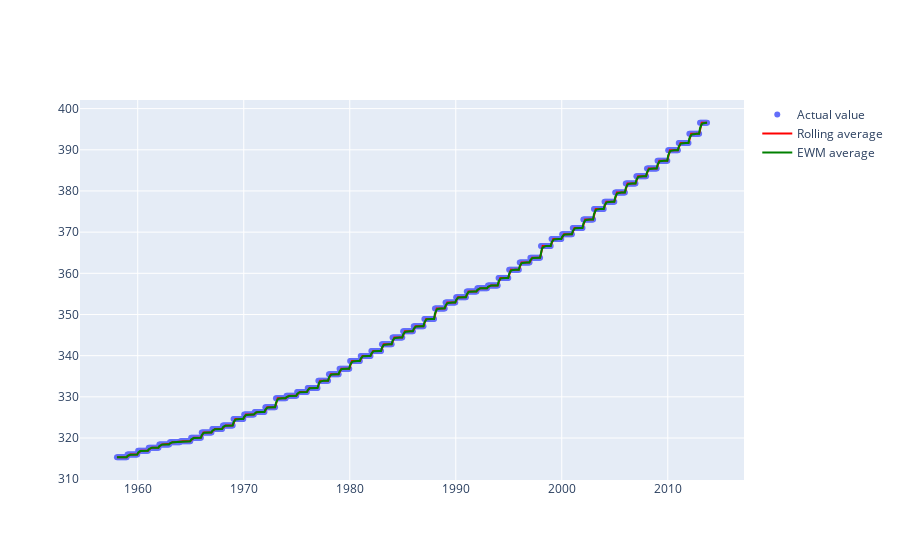

Notebook source saved alongside this figure:
### Code cell
import pandas as pd
import datetime as dt
import plotly.graph_objs as go

# Ensure the 'Carbon Dioxide (ppm)' column is numeric
country_new_temp_data["Carbon Dioxide (ppm)"] = pd.to_numeric(country_new_temp_data["Carbon Dioxide (ppm)"], errors="coerce")

# Drop rows with NaN values in the 'Carbon Dioxide (ppm)' column
country_new_temp_data = country_new_temp_data.dropna(subset=["Carbon Dioxide (ppm)"])

# Select only numeric columns
numeric_data = country_new_temp_data.select_dtypes(include=[float, int])

# Include the 'year' and 'month' columns for grouping
numeric_data["year"] = country_new_temp_data["year"]
numeric_data["month"] = country_new_temp_data["month"]

# Group by year and month, then compute the mean
country_carbon = numeric_data.groupby(["year", "month"]).mean()["Carbon Dioxide (ppm)"]

# Create datetime objects for plotting
xx = [dt.datetime(year=i[0], month=i[1], day=15) for i in country_carbon.index]

# Mean values
yy1 = country_carbon.values

# Rolling window average
yy2 = country_carbon.rolling(3, min_periods=1).mean().values

# Exponentially weighted moving average
yy3 = country_carbon.ewm(span=3, min_periods=1).mean().values

# Create traces for plotting
second_country_trace = go.Scatter(x=xx, y=yy1, mode="markers", name="Actual value")
third_country_trace = go.Scatter(x=xx, y=yy2, line=dict(color="red"), name="Rolling average")
forth_country_trace = go.Scatter(x=xx, y=yy3, line=dict(color="green"), name="EWM average")

# Combine traces into a figure
fig = go.Figure(data=[second_country_trace, third_country_trace, forth_country_trace])

# Display the figure
fig.show()

### Figure 1 — Plotly figure (JSON) as saved in the notebook; plotly's stock layout.template omitted (floating-point values rounded to 4 significant figures; data arrays with more than 128 entries replaced by an {"elided": "..."} marker saying what was removed)
{"data": [{"mode": "markers", "name": "Actual value", "type": "scatter", "x": {"elided": "669 str values"}, "y": {"elided": "669 float values"}}, {"line": {"color": "red"}, "name": "Rolling average", "type": "scatter", "x": {"elided": "669 str values"}, "y": {"elided": "669 float values"}}, {"line": {"color": "green"}, "name": "EWM average", "type": "scatter", "x": {"elided": "669 str values"}, "y": {"elided": "669 float values"}}], "layout": {"autosize": true, "xaxis": {"autorange": true, "range": ["1954-08-22 17:45:34.1772", "2017-02-07 06:14:25.8228"], "type": "date"}, "yaxis": {"autorange": true, "range": [308.6, 403.3], "type": "linear"}}}
